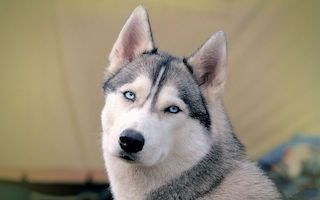
#> input picture img/husky-small.jpg, 320 x 200 px
$ jupyter execute color_processing.ipynb
#> lines starting #> are read from the running program, lines starting #| are printed output that depends on the picture; after the words box and inside, x2 and y2 are one past the last pixel; in counts of white or black regions, pixels touching at a corner belong together
[cell 1]
import math
import numpy as np
from PIL import Image

[cell 2]
def clamp(x, min, max):
    if x < min:
        return min
    if x > max:
        return max
    return x


def mix(x, y, z):
    return x + (y - x) * z

[cell 3]
luminanceWeight = np.array([0.2125, 0.7154, 0.0721])

im = Image.open("img/husky-small.jpg")
#> im is the input picture: PIL image 320x200 RGB; mean R, G, B 151.7, 141.2, 120.4

[cell 4]
def Luminance(im):
    """
    Reduces an image to just its luminance (greyscale).

    http://redqueengraphics.com/2018/07/26/metal-shaders-luminance/
    """
    output = Image.new(mode=im.mode, size=im.size)
#> output: PIL image 320x200 RGB; every value is 0
    width, height = im.size
#> width = 320; height = 200
    for i in range(height):
        for j in range(width):
            pixel = np.array(im.getpixel((j, i)))
            luminance = int(pixel.dot(luminanceWeight))
            output.putpixel((j, i), tuple(np.repeat(luminance, 3)))
    return output

Luminance(im)

[cell 5]
def ColorInversion(im):
    """
    Inverts the colors in an image.
    """
    output = Image.new(mode=im.mode, size=im.size)
    width, height = im.size
#> width = 320; height = 200
    for i in range(height):
        for j in range(width):
            pixel = im.getpixel((j, i))
            output.putpixel((j, i), tuple(map(lambda x: 255 - x, pixel)))
    return output

ColorInversion(im)

[cell 6]
def LuminanceThreshold(im, threshold=125):
    """
    Pixels with a luminance above the threshold will appear white, and those below will be black.

    :param threshold: Anything above this luminance will be white, and anything below black. Ranges from 0.0 to 1.0,
       with 0.5 as the default.
    """
#> called with threshold = 100

    assert threshold >= 0 and threshold <= 255

    output = Image.new(mode=im.mode, size=im.size)
    width, height = im.size
#> width = 320; height = 200
    for i in range(height):
        for j in range(width):
            pixel = np.array(im.getpixel((j, i)))
            luminance = pixel.dot(luminanceWeight)
            value = 0 if luminance < threshold else 255
            output.putpixel((j, i), tuple(np.repeat(value, 3)))
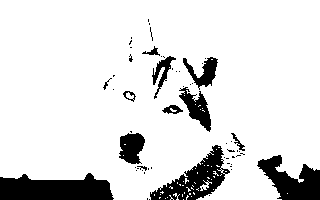
#> output: PIL image 320x200 RGB; 87.3% white; 57 black regions (44 under 20 px), largest, box (x1, y1, x2, y2) and area: (0, 173, 114, 200) 2351, (150, 145, 230, 200) 1735, (257, 155, 320, 200) 1560
    return output

LuminanceThreshold(im, threshold=100)

[cell 7]
def BrightnessAdjustment(im, brightness=0):
    """
    Adjusts the brightness of the image.

    :param brightness: Brightness ranges from -1.0 to 1.0, with 0.0 as the normal level.
    """
#> called with brightness = 50

    assert brightness >= -255 and brightness <= 255

    output = Image.new(mode=im.mode, size=im.size)
    width, height = im.size
#> width = 320; height = 200
    for i in range(height):
        for j in range(width):
            pixel = im.getpixel((j, i))
            output.putpixel((j, i), tuple(map(lambda x: x + brightness, pixel)))
    return output

BrightnessAdjustment(im, brightness=50)

[cell 8]
def ExposureAdjustment(im, exposure=0.0):
    """
    Adjusts the exposure setting for an image similar to the way you control exposure for a camera when you change the F-stop.

    :param exposure: Exposure ranges from -10.0 to 10.0, with 0.0 as the normal level.
    """
#> called with exposure = 0.8

    assert exposure >= -10.0 and exposure <= 10.0

    output = Image.new(mode=im.mode, size=im.size)
    width, height = im.size
#> width = 320; height = 200
    for i in range(height):
        for j in range(width):
            pixel = im.getpixel((j, i))
            output.putpixel((j, i), tuple(map(lambda x: int(x * pow(2.0, exposure)), pixel)))
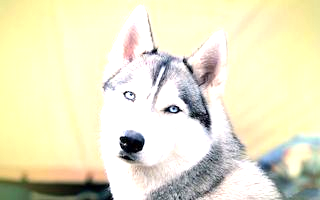
#> output: PIL image 320x200 RGB; mean R, G, B 231.8, 229.5, 198.5
    return output

ExposureAdjustment(im, exposure=0.8)

[cell 9]
def ContrastAdjustment(im, contrast=1.0):
    """
    Adjusts the contrast of the image.

    http://redqueengraphics.com/2018/07/29/metal-shaders-color-adjustments/
    https://math.stackexchange.com/questions/906240/algorithms-to-increase-or-decrease-the-contrast-of-an-image

    :param contrast: Contrast ranges from 0.0 to 4.0 (max contrast), with 1.0 as the normal level.
    """
#> called with contrast = 3

    assert contrast >= 0.0 and contrast <= 4.0

    output = Image.new(mode=im.mode, size=im.size)
    width, height = im.size
#> width = 320; height = 200
    for i in range(height):
        for j in range(width):
            pixel = im.getpixel((j, i))
            output.putpixel((j, i), tuple(map(lambda x: int((x - 127.5) * contrast + 127.5), pixel)))
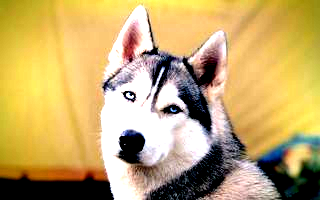
#> output: PIL image 320x200 RGB; mean R, G, B 196.1, 168.3, 107
    return output

ContrastAdjustment(im, contrast=3)

[cell 10]
def SaturationAdjustment(im, saturation=1.0):
    """
    Adjusts the saturation of an image.

    Saturation is how much chrominance is present in an image.

    :param saturation: Saturation ranges from 0.0 (fully desaturated) to 2.0 (max saturation), with 1.0 as the normal level.
    """
#> called with saturation = 2

    assert saturation >= 0.0 and saturation <= 2.0

    output = Image.new(mode=im.mode, size=im.size)
    width, height = im.size
#> width = 320; height = 200
    for i in range(height):
        for j in range(width):
            pixel = im.getpixel((j, i))
            luminance = sum(map(lambda x, y: int(x * y), pixel, luminanceWeight))
            output.putpixel((j, i), tuple(map(lambda x: int(luminance + (x - luminance) * saturation), pixel)))
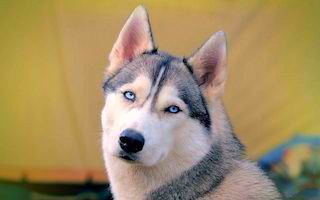
#> output: PIL image 320x200 RGB; mean R, G, B 162.9, 141.9, 100.4
    return output

SaturationAdjustment(im, saturation=2.0)

[cell 11]
def GammaAdjustment(im, gamma=1.0):
    """
    Adjusts the gamma of an image.

    :param gamma: Gamma ranges from 0.0 to 3.0, with 1.0 as the normal level.
    """
#> called with gamma = 2

    assert gamma >= 0.0 and gamma <= 3.0

    output = Image.new(mode=im.mode, size=im.size)
    width, height = im.size
#> width = 320
    for i in range(height):
        for j in range(width):
            pixel = im.getpixel((j, i))
            output.putpixel((j, i), tuple(map(lambda x: int(pow(x / 255, gamma) * 255), pixel)))
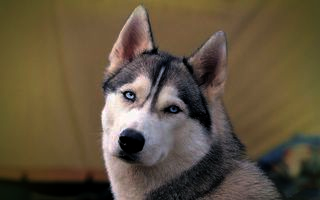
#> output: PIL image 320x200 RGB; mean R, G, B 97, 83.4, 62.2
    return output

GammaAdjustment(im, gamma=2.0)

[cell 12]
def RGBAdjustment(im, r=1.0, g=1.0, b=1.0):
    """
    Adjusts the individual RGB channels of an image.

    :param r: Normalized values by which each color channel is multiplied. The range is from 0.0 up, with 1.0 as the default.
    :param g: Normalized values by which each color channel is multiplied. The range is from 0.0 up, with 1.0 as the default.
    :param b: Normalized values by which each color channel is multiplied. The range is from 0.0 up, with 1.0 as the default.
    """
#> called with r = 0.5, g = 1, b = 1

    assert r >= 0.0 and r <= 1.0
    assert g >= 0.0 and g <= 1.0
    assert b >= 0.0 and b <= 1.0

    output = Image.new(mode=im.mode, size=im.size)
    width, height = im.size
    for i in range(height):
        for j in range(width):
            pixel = im.getpixel((j, i))
            output.putpixel((j, i), tuple(map(lambda x, y: int(x * y), pixel, [r, g, b])))
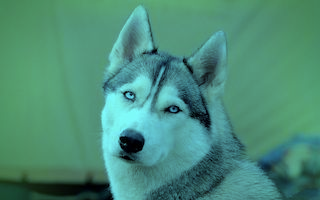
#> output: PIL image 320x200 RGB; mean R, G, B 75.6, 141.2, 120.4
    return output

RGBAdjustment(im, r=0.5)

[cell 13]
def HueAdjustment(im, angle=90):
    """
    Adjusts the hue of an image.

    https://en.wikipedia.org/wiki/Hue
    http://stackoverflow.com/questions/9234724/how-to-change-hue-of-a-texture-with-glsl

    :param hue: The hue angle, in degrees. 90 degrees by default.
    """
#> called with angle = 120

    assert angle >= 0 and angle <= 360

    # Hue Constants
    kRGBToY = np.array((0.299, 0.587, 0.114))
#> kRGBToY = [0.299, 0.587, 0.114]
    kRGBToI = np.array((0.595716, -0.274453, -0.321263))
#> kRGBToI = [0.596, -0.274, -0.321]
    kRGBToQ = np.array((0.211456, -0.522591, 0.31135))
#> kRGBToQ = [0.211, -0.523, 0.311]
    kYIQToR = np.array((1.0, 0.9563, 0.6210))
#> kYIQToR = [1, 0.956, 0.621]
    kYIQToG = np.array((1.0, -0.2721, -0.6474))
#> kYIQToG = [1, -0.272, -0.647]
    kYIQToB = np.array((1.0, -1.1070, 1.7046))
#> kYIQToB = [1, -1.11, 1.7]

    output = Image.new(mode=im.mode, size=im.size)
    width, height = im.size
    for i in range(height):
        for j in range(width):
            pixel = np.array(list(map(lambda x: x / 255, im.getpixel((j, i)))))

            # Convert to YIQ
            Y = pixel.dot(kRGBToY)
            I = pixel.dot(kRGBToI)
            Q = pixel.dot(kRGBToQ)

            # Calculate the hue and chroma
            hue = math.atan2(Q, I)
            chroma = math.sqrt(I * I + Q * Q)

            # Make the user's adjustments
            hue += -angle

            # Convert back to YIQ
            Q = chroma * math.sin(hue)
            I = chroma * math.cos(hue)

            # Convert back to RGB
            YIQ = np.array([Y, I, Q])
            r = int(YIQ.dot(kYIQToR) * 255)
            g = int(YIQ.dot(kYIQToG) * 255)
            b = int(YIQ.dot(kYIQToB) * 255)
            output.putpixel((j, i), (r, g, b))
    return output

HueAdjustment(im, angle=120)

[cell 14]
def WhiteBalance(im, temperature=5000, tint=0):
    """
    Allows adjustment of color temperature in terms of what an image was effectively shot in.
    This means higher Kelvin values will warm the image, while lower values will cool it.

    https://blog.csdn.net/htjacky/article/details/78804816

    :param temperature: The temperature to adjust the image by, in ºK. A value of 4000 is very cool and 7000 very warm.
       The default value is 5000.
       Note that the scale between 4000 and 5000 is nearly as visually significant as that between 5000 and 7000.
    :param tint: The tint to adjust the image by. A value of -200 is very green and 200 is very pink. The default value is 0.
    """
#> called with temperature = 4000, tint = 0

    assert temperature >= 4000 and temperature <= 7000
    assert tint >= -200 and tint <= 200

    temperature = 0.0004 * (temperature - 5000) if temperature < 5000 else 0.00006 * (temperature - 5000)
    tint = tint / 100

    warmFilter = np.array([0.93, 0.54, 0.0])
#> warmFilter = [0.93, 0.54, 0]
    RGBtoYIQ = np.array([0.299, 0.587, 0.114, 0.596, -0.274, -0.322, 0.212, -0.523, 0.311]).reshape(3, 3)
#> RGBtoYIQ = [[0.299, 0.587, 0.114], [0.596, -0.274, -0.322], [0.212, -0.523, 0.311]]
    YIQtoRGB = np.array([1.0, 0.956, 0.621, 1.0, -0.272, -0.647, 1.0, -1.105, 1.702]).reshape(3, 3)
#> YIQtoRGB = [[1, 0.956, 0.621], [1, -0.272, -0.647], [1, -1.1, 1.7]]

    output = Image.new(mode=im.mode, size=im.size)
    width, height = im.size
    for i in range(height):
        for j in range(width):
            pixel = np.array(list(map(lambda x: x / 255, im.getpixel((j, i)))))

            yiq = pixel.dot(RGBtoYIQ.T)

            # adjusting tint
            yiq[1] = clamp(yiq[1] + tint * 0.5226 * 0.1, -0.5226, 0.5226)

            rgb = yiq.dot(YIQtoRGB.T)

            # adjusting temperature
            f = lambda x, y: (2.0 * x * y) if x < 0.5 else (1.0 - 2.0 * (1.0 - x) * (1.0 - y))
            processed = map(f, rgb, warmFilter)

            f = lambda x, y: int(mix(x, y, temperature) * 255)
            output.putpixel((j, i), tuple(map(f, rgb, processed)))
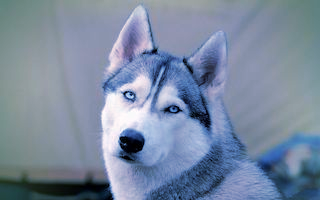
#> output: PIL image 320x200 RGB; mean R, G, B 122.1, 137.6, 160.1
    return output

WhiteBalance(im, temperature=4000)

[cell 15]
def Vibrance(im, vibrance=0.0):
    """
    Adjusts the saturation of an image while keeping pleasing skin tones.

    :param vibrance: The vibrance adjustment to apply, using 0.0 as the default, and a suggested min/max of around -1.2 and 1.2,
       respectively.
    """
#> called with vibrance = -1.2

    assert vibrance >= -1.2 and vibrance <= 1.2

    output = Image.new(mode=im.mode, size=im.size)
    width, height = im.size
    for i in range(height):
        for j in range(width):
            pixel = list(map(lambda x: x / 255, im.getpixel((j, i))))
            average = sum(pixel) / 3
            mx = max(pixel)
            amt = (mx - average) * (-vibrance * 3.0)
            output.putpixel((j, i), tuple(map(lambda x: int((x + (mx - x) * amt) * 255), pixel)))
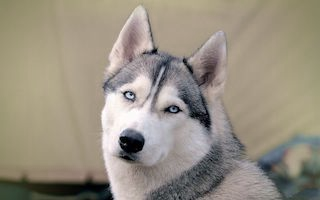
#> output: PIL image 320x200 RGB; mean R, G, B 151.9, 144, 129.8
    return output

Vibrance(im, vibrance=-1.2)

[cell 16]
def Haze(im, distance=0.2, slope=0.0):
    """
    The haze filter can be used to add or remove haze (similar to a UV filter).

    :param distance: Strength of the color applied. Default 0.2. Values between -0.3 and 0.3 are best.
    :param slope: Amount of color change. Default 0. Values between -0.3 and 0.3 are best.
    """
#> called with distance = 0.3, slope = 0.3

    output = Image.new(mode=im.mode, size=im.size)
    width, height = im.size
    for i in range(height):
        for j in range(width):
            pixel = np.array(list(map(lambda x: x / 255, im.getpixel((j, i)))))
            d = i / im.height * slope + distance
            output.putpixel((j, i), tuple(map(lambda x: int((x - d * 1.0) / (1.0 - d) * 255), pixel)))
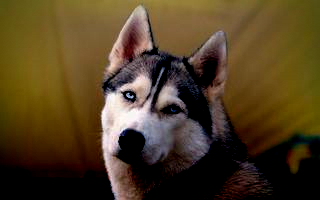
#> output: PIL image 320x200 RGB; mean R, G, B 81.5, 63.4, 34.7
    return output

Haze(im, distance=0.3, slope=0.3)

[cell 17]
def FalseColor(im, c1=(0.0, 0.0, 0.5), c2=(1.0, 0.0, 0.0)):
    """
    Maps luminance to a color ramp of two colors.

    :param c1: The first color to use for the color ramp. The defaults are (0.0, 0.0, 0.5).
    :param c2: The second color to use for the color ramp. The defaults are (1.0, 0.0, 0.0).
    """
#> called with c1 = (1, 0, 0), c2 = (0, 1, 0)

    output = Image.new(mode=im.mode, size=im.size)
    width, height = im.size
    for i in range(height):
        for j in range(width):
            pixel = np.array(list(map(lambda x: x / 255, im.getpixel((j, i)))))
            luminance = pixel.dot(luminanceWeight)
            output.putpixel((j, i), tuple(map(lambda x, y: int(mix(x, y, luminance) * 255), c1, c2)))
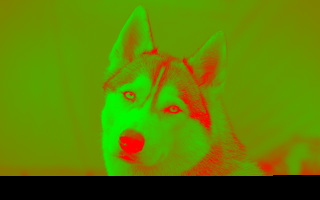
#> output: PIL image 320x200 RGB; mean R, G, B 93.4, 129.9, 0
    return output

FalseColor(im, c1=(1.0, 0.0, 0.0), c2=(0.0, 1.0, 0.0))
